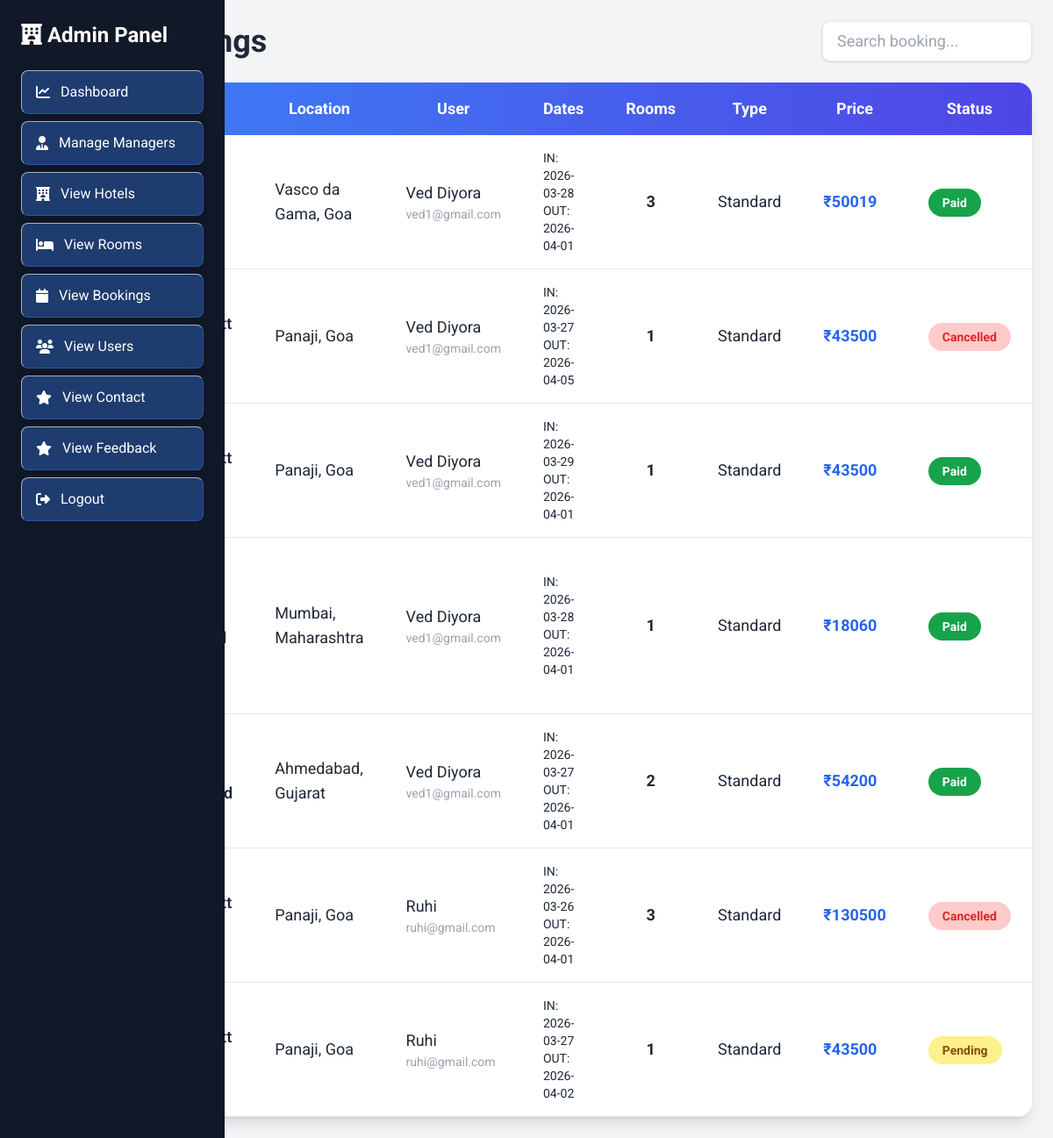
The page /admin/manage_bookings.php (signed in) on the database its author committed.
### tables this page shows
CREATE TABLE `booking` (
  `id` int(11) NOT NULL,
  `booking_no` varchar(20) DEFAULT NULL,
  `hotel_id` int(11) DEFAULT NULL,
  `hotel_name` varchar(255) DEFAULT NULL,
  `user_name` varchar(100) DEFAULT NULL,
  `user_email` varchar(100) DEFAULT NULL,
  `checkin_date` date DEFAULT NULL,
  `checkout_date` date DEFAULT NULL,
  `rooms` int(11) DEFAULT NULL,
  `room_type` varchar(50) DEFAULT NULL,
  `price` int(11) DEFAULT NULL,
  `status` enum('Pending','Approved','Cancelled','Paid') NOT NULL DEFAULT 'Pending',
  `cancel_reason` text DEFAULT NULL,
  `guest_data` text DEFAULT NULL,
  `created_at` timestamp NOT NULL DEFAULT current_timestamp(),
  `user_id` int(11) DEFAULT NULL
);

CREATE TABLE `cities` (
  `id` int(11) NOT NULL,
  `state_id` int(11) NOT NULL,
  `city_name` varchar(100) NOT NULL,
  `status` enum('active','inactive') DEFAULT 'active'
);

CREATE TABLE `states` (
  `id` int(11) NOT NULL,
  `state_name` varchar(100) NOT NULL,
  `status` enum('active','inactive') DEFAULT 'active'
);

CREATE TABLE `users` (
  `id` int(11) NOT NULL,
  `name` varchar(100) NOT NULL,
  `email` varchar(100) NOT NULL,
  `password` varchar(255) NOT NULL,
  `role` enum('admin','manager','user') NOT NULL,
  `status` enum('active','inactive') DEFAULT 'active',
  `created_at` timestamp NOT NULL DEFAULT current_timestamp()
);

### admin/manage_bookings.php (the view, shortened to what this page needs)
<?php
include("../config.php");
$sql = "SELECT
 b.*,
 h.hotel_name,
 c.city_name,
 s.state_name,
 u.name AS user_name,
 u.email AS user_email
 FROM booking b
 LEFT JOIN hotel h ON b.hotel_id = h.id
 LEFT JOIN cities c ON h.city_id = c.id
 LEFT JOIN states s ON h.state_id = s.id
 LEFT JOIN users u ON b.user_id = u.id
 ORDER BY b.id DESC";
$bookings = mysqli_query($conn, $sql);
?>
<!DOCTYPE html>
<html>
<head>
<script src="https://cdn.tailwindcss.com"></script>
 <link rel="stylesheet" href="/Hotel-sphere/style.css">
</head>
<body class="bg-gray-100">
<div class="flex min-h-screen">
 <div class="w-64">
 <?php include("sidebar.php"); ?>
 </div>
 <div class="flex-1 p-6">
 <div class="flex justify-between items-center mb-6">
  <h1 class="text-4xl font-bold text-gray-800">View Bookings</h1>
  <input type="text" id="search" placeholder="Search booking..."
  class="border px-4 py-2 text-lg rounded-lg shadow focus:ring-2 focus:ring-blue-400">
 </div>
 <div class="bg-white rounded-2xl shadow-lg overflow-hidden">
  <div class="overflow-x-auto">
  <table class="min-w-full text-base">
   <thead class="bg-gradient-to-r from-blue-500 to-indigo-600 text-white text-lg">
   <tr>
    <th class="px-6 py-4">ID</th>
    <th class="px-6 py-4">Hotel</th>
    <th class="px-6 py-4">Location</th>
    <th class="px-6 py-4">User</th>
    <th class="px-6 py-4">Dates</th>
    <th class="px-6 py-4">Rooms</th>
    <th class="px-6 py-4">Type</th>
    <th class="px-6 py-4">Price</th>
    <th class="px-6 py-4">Status</th>
   </tr>
   </thead>
   <tbody id="tableData">
   <?php while($row = mysqli_fetch_assoc($bookings)) {
    $status = trim($row['status'] ?? 'Pending');
   ?>
   <tr class="border-b hover:bg-gray-50 transition text-lg">
    <td class="px-6 py-4 font-bold">#<?php echo $row['id']; ?></td>
    <td class="px-6 py-4">
    <div class="font-semibold text-lg"><?php echo $row['hotel_name'] ?? 'N/A'; ?></div>
    </td>
    <td class="px-6 py-4">
    <?php echo ($row['city_name'] ?? 'N/A') . ", " . ($row['state_name'] ?? 'N/A'); ?>
    </td>
    <td class="px-6 py-4">
    <div><?php echo $row['user_name'] ?? 'N/A'; ?></div>
    <div class="text-gray-400 text-sm"><?php echo $row['user_email'] ?? ''; ?></div>
    </td>
    <td class="px-6 py-4 text-sm">
    <div>IN: <?php echo $row['checkin_date']; ?></div>
    <div>OUT: <?php echo $row['checkout_date']; ?></div>
    </td>
    <td class="px-6 py-4 text-center font-bold"><?php echo $row['rooms']; ?></td>
    <td class="px-6 py-4"><?php echo !empty($row['room_type']) ? $row['room_type'] : 'Standard'; ?></td>
    <td class="px-6 py-4 font-bold text-blue-600 text-lg">₹<?php echo $row['price']; ?></td>
    <td class="px-6 py-4">
    <?php
    switch(strtolower($status)){
     case "pending":
     echo "<span class='bg-yellow-200 text-yellow-800 px-4 py-2 rounded-full text-sm font-bold'>Pending</span>";
     break;
     case "paid":
     echo "<span class='bg-green-600 text-white px-4 py-2 rounded-full text-sm font-bold'>Paid</span>";
     break;
     case "cancelled":
     echo "<span class='bg-red-200 text-error px-4 py-2 rounded-full text-sm font-bold'>Cancelled</span>";
     break;
    }
    ?>
    </td>
   </tr>
   <?php } ?>
   </tbody>
  </table>
  </div>
 </div>
 </div>
</div>
</body>
</html>

### style.css (style rules this page uses)
:root { --primary-color: #3b82f6; --primary-hover: #2563eb; --secondary-color: #3b82f6; --bg-color: #f3f4f6; --text-color: #1f2937; --text-muted: #4b5563; --success-color: #3b82f6; --error-color: #dc2626; --body-bg-image: radial-gradient(circle at 10% 80%, transparent 15%, rgba(59, 130, 246, 0.25) 20%, rgba(59, 130, 246, 0.1) 25%, transparent 35%), radial-gradient(circle at 85% 20%, transparent 20%, rgba(59, 130, 246, 0.2) 25%, rgba(59, 130, 246, 0.08) 30%, transparent 45%), radial-gradient(ellipse at 50% 50%, transparent 30%, rgba(59, 130, 246, 0.1) 35%, transparent 45%); --glass-bg: rgba(255, 255, 255, 0.45); --glass-border: rgba(255, 255, 255, 0.5); --glass-border-light: rgba(255, 255, 255, 0.9); --glass-shadow: rgba(0, 0, 0, 0.05); --glass-text: #1f2937; --btn-glass-bg: rgba(59, 130, 246, 0.35); --btn-glass-border: rgba(59, 130, 246, 0.4); --btn-glass-border-light: rgba(255, 255, 255, 0.6); --btn-glass-text: #ffffff; --input-bg: rgba(255, 255, 255, 0.9); --input-border: rgba(0, 0, 0, 0.1); }
body, html { font-family: 'Roboto', sans-serif; background-color: var(--bg-color) !important; color: var(--text-color) !important; margin: 0; min-height: 100vh; transition: background-color 0.3s ease, color 0.3s ease; border-radius: 0 !important; box-shadow: none !important; border: none !important; backdrop-filter: none !important; -webkit-backdrop-filter: none !important; }
body:not(.bg-gray-100), html:not(.bg-gray-100) { background-image: var(--body-bg-image) !important; background-attachment: fixed !important; background-repeat: no-repeat !important; background-size: cover !important; }
.text-error, .text-red-600 { color: var(--error-color) !important; }

### rows shown on the page
booking: cities.city_name "Vasco da Gama", states.state_name "Goa", user.name "Ved Diyora", user.email "ved1@gmail.com", checkin_date "2026-03-28", checkout_date "2026-04-01", rooms "3", shows "Standard", price "50019", status "Paid"
booking: cities.city_name "Panaji", states.state_name "Goa", user.name "Ved Diyora", user.email "ved1@gmail.com", checkin_date "2026-03-27", checkout_date "2026-04-05", rooms "1", shows "Standard", price "43500", status "Cancelled"
booking: cities.city_name "Panaji", states.state_name "Goa", user.name "Ved Diyora", user.email "ved1@gmail.com", checkin_date "2026-03-29", checkout_date "2026-04-01", rooms "1", shows "Standard", price "43500", status "Paid"
booking: cities.city_name "Mumbai", states.state_name "Maharashtra", user.name "Ved Diyora", user.email "ved1@gmail.com", checkin_date "2026-03-28", checkout_date "2026-04-01", rooms "1", shows "Standard", price "18060", status "Paid"
booking: cities.city_name "Ahmedabad", states.state_name "Gujarat", user.name "Ved Diyora", user.email "ved1@gmail.com", checkin_date "2026-03-27", checkout_date "2026-04-01", rooms "2", shows "Standard", price "54200", status "Paid"
booking: cities.city_name "Panaji", states.state_name "Goa", user.name "Ruhi", user.email "ruhi@gmail.com", checkin_date "2026-03-26", checkout_date "2026-04-01", rooms "3", shows "Standard", price "130500", status "Cancelled"
booking: cities.city_name "Panaji", states.state_name "Goa", user.name "Ruhi", user.email "ruhi@gmail.com", checkin_date "2026-03-27", checkout_date "2026-04-02", rooms "1", shows "Standard", price "43500", status "Pending"
